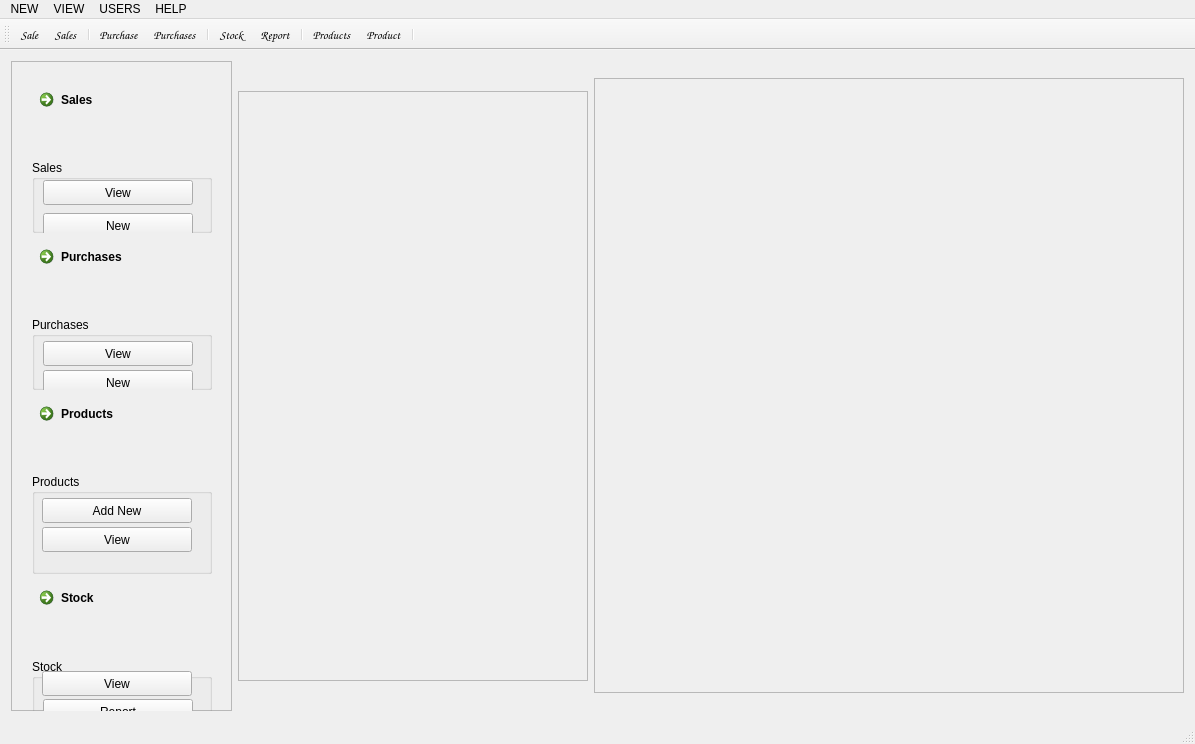
<?xml version="1.0" encoding="UTF-8"?>
<ui version="4.0">
 <class>MainWindow</class>
 <widget class="QMainWindow" name="MainWindow">
  <property name="geometry">
   <rect>
    <x>0</x>
    <y>0</y>
    <width>1191</width>
    <height>743</height>
   </rect>
  </property>
  <property name="maximumSize">
   <size>
    <width>16777215</width>
    <height>16777215</height>
   </size>
  </property>
  <property name="windowTitle">
   <string>BLUESOFT</string>
  </property>
  <property name="styleSheet">
   <string notr="true"/>
  </property>
  <widget class="QWidget" name="centralWidget">
   <layout class="QHBoxLayout" name="horizontalLayout_2">
    <item>
     <widget class="QFrame" name="frame">
      <property name="minimumSize">
       <size>
        <width>221</width>
        <height>650</height>
       </size>
      </property>
      <property name="maximumSize">
       <size>
        <width>221</width>
        <height>681</height>
       </size>
      </property>
      <property name="frameShape">
       <enum>QFrame::StyledPanel</enum>
      </property>
      <property name="frameShadow">
       <enum>QFrame::Raised</enum>
      </property>
      <widget class="QWidget" name="layoutWidget">
       <property name="geometry">
        <rect>
         <x>10</x>
         <y>10</y>
         <width>202</width>
         <height>671</height>
        </rect>
       </property>
       <layout class="QVBoxLayout" name="Options_verticalLayout">
        <item>
         <widget class="QCommandLinkButton" name="Sales_commandLinkButton">
          <property name="maximumSize">
           <size>
            <width>180</width>
            <height>150</height>
           </size>
          </property>
          <property name="text">
           <string>Sales</string>
          </property>
         </widget>
        </item>
        <item>
         <widget class="QGroupBox" name="Sales_groupBox">
          <property name="maximumSize">
           <size>
            <width>180</width>
            <height>100</height>
           </size>
          </property>
          <property name="title">
           <string>Sales</string>
          </property>
          <widget class="QPushButton" name="ViewSales_pushButton">
           <property name="geometry">
            <rect>
             <x>11</x>
             <y>20</y>
             <width>150</width>
             <height>25</height>
            </rect>
           </property>
           <property name="text">
            <string>View</string>
           </property>
          </widget>
          <widget class="QPushButton" name="NewSale_pushButton">
           <property name="geometry">
            <rect>
             <x>11</x>
             <y>53</y>
             <width>150</width>
             <height>25</height>
            </rect>
           </property>
           <property name="text">
            <string>New</string>
           </property>
          </widget>
         </widget>
        </item>
        <item>
         <widget class="QCommandLinkButton" name="Purchases_commandLinkButton">
          <property name="maximumSize">
           <size>
            <width>180</width>
            <height>150</height>
           </size>
          </property>
          <property name="text">
           <string>Purchases</string>
          </property>
         </widget>
        </item>
        <item>
         <widget class="QGroupBox" name="Purchases_groupBox">
          <property name="maximumSize">
           <size>
            <width>180</width>
            <height>100</height>
           </size>
          </property>
          <property name="title">
           <string>Purchases</string>
          </property>
          <widget class="QPushButton" name="ViewPurchase_pushButton">
           <property name="geometry">
            <rect>
             <x>11</x>
             <y>24</y>
             <width>150</width>
             <height>25</height>
            </rect>
           </property>
           <property name="minimumSize">
            <size>
             <width>150</width>
             <height>25</height>
            </size>
           </property>
           <property name="maximumSize">
            <size>
             <width>150</width>
             <height>0</height>
            </size>
           </property>
           <property name="text">
            <string>View</string>
           </property>
          </widget>
          <widget class="QPushButton" name="NewPurchases_pushButton">
           <property name="geometry">
            <rect>
             <x>11</x>
             <y>53</y>
             <width>150</width>
             <height>25</height>
            </rect>
           </property>
           <property name="minimumSize">
            <size>
             <width>150</width>
             <height>25</height>
            </size>
           </property>
           <property name="text">
            <string>New</string>
           </property>
          </widget>
         </widget>
        </item>
        <item>
         <widget class="QCommandLinkButton" name="Products_commandLinkButton">
          <property name="maximumSize">
           <size>
            <width>180</width>
            <height>150</height>
           </size>
          </property>
          <property name="text">
           <string>Products</string>
          </property>
         </widget>
        </item>
        <item>
         <widget class="QGroupBox" name="Products_groupBox">
          <property name="minimumSize">
           <size>
            <width>180</width>
            <height>100</height>
           </size>
          </property>
          <property name="maximumSize">
           <size>
            <width>180</width>
            <height>100</height>
           </size>
          </property>
          <property name="title">
           <string>Products</string>
          </property>
          <widget class="QPushButton" name="ViewProduct_pushButton">
           <property name="geometry">
            <rect>
             <x>10</x>
             <y>53</y>
             <width>150</width>
             <height>25</height>
            </rect>
           </property>
           <property name="minimumSize">
            <size>
             <width>150</width>
             <height>25</height>
            </size>
           </property>
           <property name="text">
            <string>View</string>
           </property>
          </widget>
          <widget class="QPushButton" name="NewProduct_pushButton">
           <property name="geometry">
            <rect>
             <x>10</x>
             <y>24</y>
             <width>150</width>
             <height>25</height>
            </rect>
           </property>
           <property name="minimumSize">
            <size>
             <width>150</width>
             <height>25</height>
            </size>
           </property>
           <property name="text">
            <string>Add New</string>
           </property>
          </widget>
         </widget>
        </item>
        <item>
         <widget class="QCommandLinkButton" name="Stock_commandLinkButton">
          <property name="maximumSize">
           <size>
            <width>180</width>
            <height>150</height>
           </size>
          </property>
          <property name="text">
           <string>Stock</string>
          </property>
         </widget>
        </item>
        <item>
         <widget class="QGroupBox" name="Stock_groupBox">
          <property name="maximumSize">
           <size>
            <width>180</width>
            <height>120</height>
           </size>
          </property>
          <property name="title">
           <string>Stock</string>
          </property>
          <widget class="QPushButton" name="ViewStock_pushButton">
           <property name="geometry">
            <rect>
             <x>10</x>
             <y>12</y>
             <width>150</width>
             <height>25</height>
            </rect>
           </property>
           <property name="minimumSize">
            <size>
             <width>150</width>
             <height>25</height>
            </size>
           </property>
           <property name="text">
            <string>View</string>
           </property>
          </widget>
          <widget class="QPushButton" name="Report_pushButton">
           <property name="geometry">
            <rect>
             <x>11</x>
             <y>40</y>
             <width>150</width>
             <height>25</height>
            </rect>
           </property>
           <property name="text">
            <string>Report</string>
           </property>
          </widget>
         </widget>
        </item>
       </layout>
      </widget>
     </widget>
    </item>
    <item>
     <widget class="QFrame" name="frame_2">
      <property name="minimumSize">
       <size>
        <width>350</width>
        <height>590</height>
       </size>
      </property>
      <property name="maximumSize">
       <size>
        <width>271</width>
        <height>590</height>
       </size>
      </property>
      <property name="frameShape">
       <enum>QFrame::StyledPanel</enum>
      </property>
      <property name="frameShadow">
       <enum>QFrame::Raised</enum>
      </property>
      <widget class="QWidget" name="verticalLayoutWidget">
       <property name="geometry">
        <rect>
         <x>20</x>
         <y>20</y>
         <width>321</width>
         <height>531</height>
        </rect>
       </property>
       <layout class="QVBoxLayout" name="controlarea_VL"/>
      </widget>
      <widget class="QLabel" name="Info_label">
       <property name="geometry">
        <rect>
         <x>6</x>
         <y>569</y>
         <width>331</width>
         <height>21</height>
        </rect>
       </property>
       <property name="font">
        <font>
         <family>Comic Sans MS</family>
         <pointsize>10</pointsize>
        </font>
       </property>
       <property name="text">
        <string/>
       </property>
      </widget>
     </widget>
    </item>
    <item>
     <widget class="QFrame" name="frame_3">
      <property name="minimumSize">
       <size>
        <width>590</width>
        <height>615</height>
       </size>
      </property>
      <property name="maximumSize">
       <size>
        <width>590</width>
        <height>615</height>
       </size>
      </property>
      <property name="sizeIncrement">
       <size>
        <width>691</width>
        <height>651</height>
       </size>
      </property>
      <property name="frameShape">
       <enum>QFrame::StyledPanel</enum>
      </property>
      <property name="frameShadow">
       <enum>QFrame::Raised</enum>
      </property>
      <widget class="QWidget" name="verticalLayoutWidget_2">
       <property name="geometry">
        <rect>
         <x>10</x>
         <y>20</y>
         <width>541</width>
         <height>541</height>
        </rect>
       </property>
       <layout class="QVBoxLayout" name="workspacearea_VL"/>
      </widget>
      <widget class="QLabel" name="attendant_label">
       <property name="geometry">
        <rect>
         <x>10</x>
         <y>580</y>
         <width>321</width>
         <height>20</height>
        </rect>
       </property>
       <property name="text">
        <string/>
       </property>
      </widget>
      <widget class="QLabel" name="datetime_label">
       <property name="geometry">
        <rect>
         <x>340</x>
         <y>580</y>
         <width>211</width>
         <height>20</height>
        </rect>
       </property>
       <property name="text">
        <string/>
       </property>
      </widget>
     </widget>
    </item>
   </layout>
  </widget>
  <widget class="QMenuBar" name="menuBar">
   <property name="geometry">
    <rect>
     <x>0</x>
     <y>0</y>
     <width>1191</width>
     <height>21</height>
    </rect>
   </property>
   <widget class="QMenu" name="menuNEW">
    <property name="title">
     <string>NEW</string>
    </property>
    <addaction name="action_NewSale"/>
    <addaction name="separator"/>
    <addaction name="action_NewPurchase"/>
    <addaction name="separator"/>
    <addaction name="action_NewProduct"/>
    <addaction name="separator"/>
   </widget>
   <widget class="QMenu" name="menuVIEW">
    <property name="title">
     <string>VIEW</string>
    </property>
    <addaction name="action_ViewSales"/>
    <addaction name="separator"/>
    <addaction name="action_ViewPurchases"/>
    <addaction name="separator"/>
    <addaction name="action_ViewProducts"/>
    <addaction name="separator"/>
    <addaction name="action_ViewStock"/>
    <addaction name="separator"/>
    <addaction name="action_ViewReport"/>
    <addaction name="separator"/>
   </widget>
   <widget class="QMenu" name="menuHelp">
    <property name="title">
     <string>HELP</string>
    </property>
    <addaction name="action_About"/>
    <addaction name="separator"/>
   </widget>
   <widget class="QMenu" name="menuUSERS">
    <property name="title">
     <string>USERS</string>
    </property>
    <addaction name="action_NewUser"/>
    <addaction name="separator"/>
    <addaction name="actionMODIFY"/>
    <addaction name="separator"/>
    <addaction name="actionDELETE"/>
    <addaction name="separator"/>
   </widget>
   <addaction name="menuNEW"/>
   <addaction name="menuVIEW"/>
   <addaction name="menuUSERS"/>
   <addaction name="menuHelp"/>
  </widget>
  <widget class="QToolBar" name="mainToolBar">
   <attribute name="toolBarArea">
    <enum>TopToolBarArea</enum>
   </attribute>
   <attribute name="toolBarBreak">
    <bool>false</bool>
   </attribute>
   <addaction name="action_NewSale"/>
   <addaction name="action_ViewSales"/>
   <addaction name="separator"/>
   <addaction name="action_NewPurchase"/>
   <addaction name="action_ViewPurchases"/>
   <addaction name="separator"/>
   <addaction name="action_ViewStock"/>
   <addaction name="action_ViewReport"/>
   <addaction name="separator"/>
   <addaction name="action_ViewProducts"/>
   <addaction name="action_NewProduct"/>
   <addaction name="separator"/>
  </widget>
  <widget class="QStatusBar" name="statusBar"/>
  <action name="action_NewSale">
   <property name="icon">
    <iconset resource="app_resource.qrc">
     <normaloff>:/images/images/sale.gif</normaloff>:/images/images/sale.gif</iconset>
   </property>
   <property name="text">
    <string>Sale</string>
   </property>
   <property name="toolTip">
    <string>New sale</string>
   </property>
   <property name="font">
    <font>
     <family>Comic Sans MS</family>
     <pointsize>9</pointsize>
     <weight>75</weight>
     <italic>true</italic>
     <bold>true</bold>
    </font>
   </property>
  </action>
  <action name="action_NewPurchase">
   <property name="icon">
    <iconset resource="app_resource.qrc">
     <normaloff>:/images/images/purchase.jpg</normaloff>:/images/images/purchase.jpg</iconset>
   </property>
   <property name="text">
    <string>Purchase</string>
   </property>
   <property name="toolTip">
    <string>New purchase</string>
   </property>
   <property name="font">
    <font>
     <family>Comic Sans MS</family>
     <pointsize>9</pointsize>
     <weight>75</weight>
     <italic>true</italic>
     <bold>true</bold>
    </font>
   </property>
  </action>
  <action name="action_NewProduct">
   <property name="icon">
    <iconset resource="app_resource.qrc">
     <normaloff>:/images/images/product.png</normaloff>:/images/images/product.png</iconset>
   </property>
   <property name="text">
    <string>Product</string>
   </property>
   <property name="toolTip">
    <string>Add new product</string>
   </property>
   <property name="font">
    <font>
     <family>Comic Sans MS</family>
     <pointsize>9</pointsize>
     <weight>75</weight>
     <italic>true</italic>
     <bold>true</bold>
    </font>
   </property>
  </action>
  <action name="action_ViewSales">
   <property name="icon">
    <iconset resource="app_resource.qrc">
     <normaloff>:/images/images/sale.gif</normaloff>:/images/images/sale.gif</iconset>
   </property>
   <property name="text">
    <string>Sales</string>
   </property>
   <property name="toolTip">
    <string>View sales</string>
   </property>
   <property name="font">
    <font>
     <family>Comic Sans MS</family>
     <pointsize>9</pointsize>
     <weight>75</weight>
     <italic>true</italic>
     <bold>true</bold>
    </font>
   </property>
  </action>
  <action name="action_ViewPurchases">
   <property name="icon">
    <iconset resource="app_resource.qrc">
     <normaloff>:/images/images/purchase.jpg</normaloff>:/images/images/purchase.jpg</iconset>
   </property>
   <property name="text">
    <string>Purchases</string>
   </property>
   <property name="toolTip">
    <string>View Purchases</string>
   </property>
   <property name="font">
    <font>
     <family>Comic Sans MS</family>
     <pointsize>9</pointsize>
     <weight>75</weight>
     <italic>true</italic>
     <bold>true</bold>
    </font>
   </property>
  </action>
  <action name="action_ViewProducts">
   <property name="icon">
    <iconset resource="app_resource.qrc">
     <normaloff>:/images/images/product.png</normaloff>:/images/images/product.png</iconset>
   </property>
   <property name="text">
    <string>Products</string>
   </property>
   <property name="toolTip">
    <string>View products</string>
   </property>
   <property name="font">
    <font>
     <family>Comic Sans MS</family>
     <pointsize>9</pointsize>
     <weight>75</weight>
     <italic>true</italic>
     <bold>true</bold>
    </font>
   </property>
  </action>
  <action name="action_ViewStock">
   <property name="icon">
    <iconset resource="app_resource.qrc">
     <normaloff>:/images/images/stock.jpg</normaloff>:/images/images/stock.jpg</iconset>
   </property>
   <property name="text">
    <string>Stock</string>
   </property>
   <property name="toolTip">
    <string>view stock</string>
   </property>
   <property name="font">
    <font>
     <family>Comic Sans MS</family>
     <pointsize>9</pointsize>
     <weight>75</weight>
     <italic>true</italic>
     <bold>true</bold>
    </font>
   </property>
  </action>
  <action name="action_ViewReport">
   <property name="icon">
    <iconset resource="app_resource.qrc">
     <normaloff>:/images/images/report.jpg</normaloff>:/images/images/report.jpg</iconset>
   </property>
   <property name="text">
    <string>Report</string>
   </property>
   <property name="font">
    <font>
     <family>Comic Sans MS</family>
     <pointsize>9</pointsize>
     <weight>75</weight>
     <italic>true</italic>
     <bold>true</bold>
    </font>
   </property>
  </action>
  <action name="action_NewUser">
   <property name="icon">
    <iconset resource="app_resource.qrc">
     <normaloff>:/images/images/new-user.png</normaloff>:/images/images/new-user.png</iconset>
   </property>
   <property name="text">
    <string>Add</string>
   </property>
   <property name="toolTip">
    <string>Add user</string>
   </property>
   <property name="font">
    <font>
     <family>Comic Sans MS</family>
     <pointsize>9</pointsize>
     <weight>75</weight>
     <italic>true</italic>
     <bold>true</bold>
    </font>
   </property>
  </action>
  <action name="actionMODIFY">
   <property name="icon">
    <iconset resource="app_resource.qrc">
     <normaloff>:/images/images/edit-user.png</normaloff>:/images/images/edit-user.png</iconset>
   </property>
   <property name="text">
    <string>Update</string>
   </property>
   <property name="toolTip">
    <string>Edit account</string>
   </property>
   <property name="font">
    <font>
     <family>Comic Sans MS</family>
     <pointsize>9</pointsize>
     <weight>75</weight>
     <italic>true</italic>
     <bold>true</bold>
    </font>
   </property>
  </action>
  <action name="actionDELETE">
   <property name="icon">
    <iconset resource="app_resource.qrc">
     <normaloff>:/images/images/delete-user.png</normaloff>:/images/images/delete-user.png</iconset>
   </property>
   <property name="text">
    <string>Delete</string>
   </property>
   <property name="toolTip">
    <string>Delete account</string>
   </property>
   <property name="font">
    <font>
     <family>Comic Sans MS</family>
     <pointsize>9</pointsize>
     <weight>75</weight>
     <italic>true</italic>
     <bold>true</bold>
    </font>
   </property>
  </action>
  <action name="action_About">
   <property name="text">
    <string>About</string>
   </property>
   <property name="font">
    <font>
     <family>Comic Sans MS</family>
     <pointsize>9</pointsize>
     <weight>75</weight>
     <italic>true</italic>
     <bold>true</bold>
    </font>
   </property>
  </action>
 </widget>
 <layoutdefault spacing="6" margin="11"/>
 <resources>
  <include location="app_resource.qrc"/>
 </resources>
 <connections/>
</ui>
